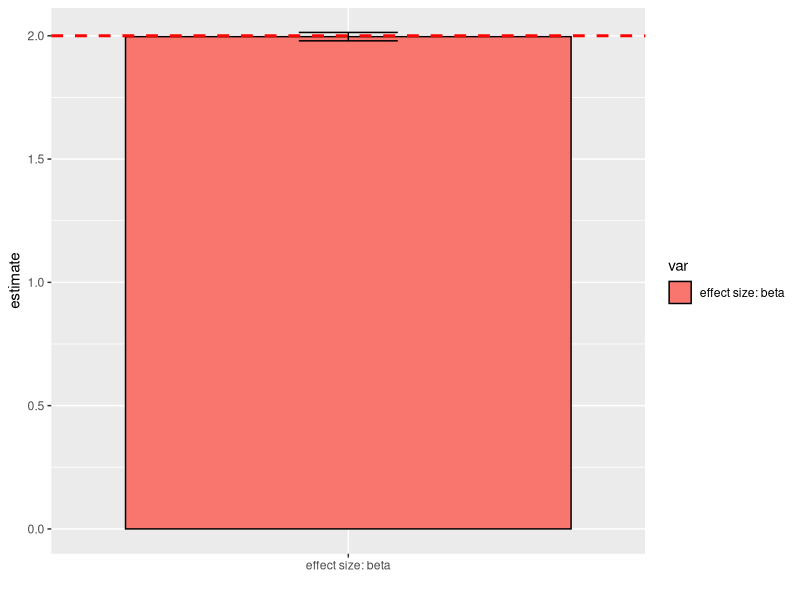
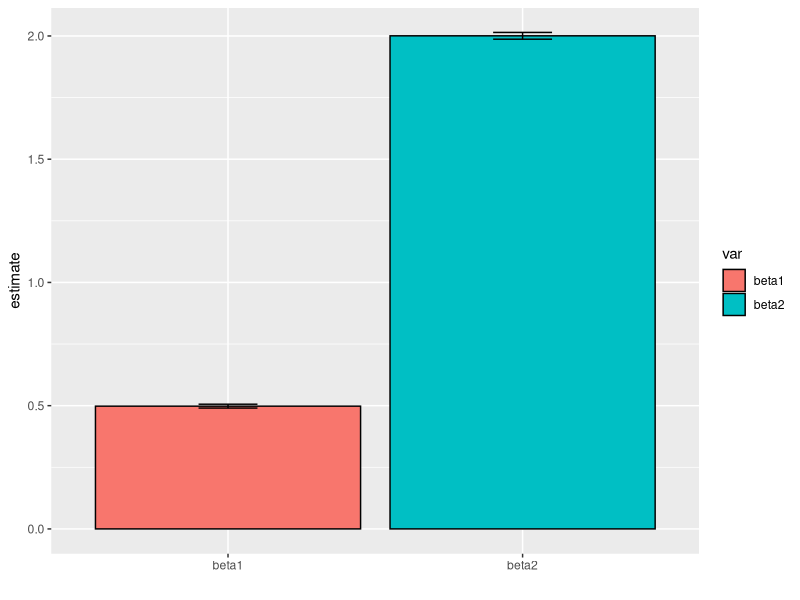

The R source for these figures, in order:
## ---- chunk 1
library(tidyverse)
## ---- chunk 2
beta_estimate=c(2.016002, 1.998177, 1.994396, 2.024530, 1.988762, 1.989376, 1.995133, 2.011443, 1.977110, 1.969553) # this estimate is obtained by running code: code/LogisticPriorOneAnnoFeature.R 


beta_estimate_summary=data.frame(estimate=mean(beta_estimate), lower=mean(beta_estimate)-sd(beta_estimate), upper=mean(beta_estimate)+sd(beta_estimate), var="effect size: beta")
ggplot(beta_estimate_summary, aes(x=var, y=estimate, fill=var)) + # draw the OR plot 
  geom_bar(stat="identity", color="black", 
           position=position_dodge()) +
  geom_hline(yintercept = 2,linetype="dashed", 
                color = "red", size=1)+
  xlab("")+
  geom_errorbar(aes(ymin=lower, ymax=upper), width=.2,
                 position=position_dodge(.9)) 

## ---- chunk 3
beta_estimate=c(0.4822893, 2.000852, 0.4909131, 1.976159, 0.5044987, 2.000259, 0.4988077, 1.980916, 0.4992905, 2.009325, 0.4908483,  2.003779, 0.5031419, 2.015141,0.5085360, 2.005088,0.5025723, 1.995207, 0.4998137, 2.019582) 
# this estimate is obtained by running code: code\LogisticPriorManyAnnoFeature.R 

beta1_estimate_index=c(1,3,5,7,9,11,13,15,17,19)
beta2_estimate_index=beta1_estimate_index+1

beta_estimate_summary=data.frame(
  estimate=c(mean(beta_estimate[beta1_estimate_index]), mean(beta_estimate[beta2_estimate_index])),  lower=c(mean(beta_estimate[beta1_estimate_index])-sd(beta_estimate[beta1_estimate_index]), mean(beta_estimate[beta2_estimate_index])-sd(beta_estimate[beta2_estimate_index])), upper=c(mean(beta_estimate[beta1_estimate_index])+sd(beta_estimate[beta1_estimate_index]), mean(beta_estimate[beta2_estimate_index])+sd(beta_estimate[beta2_estimate_index])), var=c("beta1", "beta2"))

ggplot(beta_estimate_summary, aes(x=var, y=estimate, fill=var)) + # draw the OR plot 
  geom_bar(stat="identity", color="black", 
           position=position_dodge()) +
 # geom_hline(yintercept = 2,linetype="dashed", 
  #              color = "red", size=1)+
  xlab("")+
  geom_errorbar(aes(ymin=lower, ymax=upper), width=.2,
                 position=position_dodge(.9)) 

